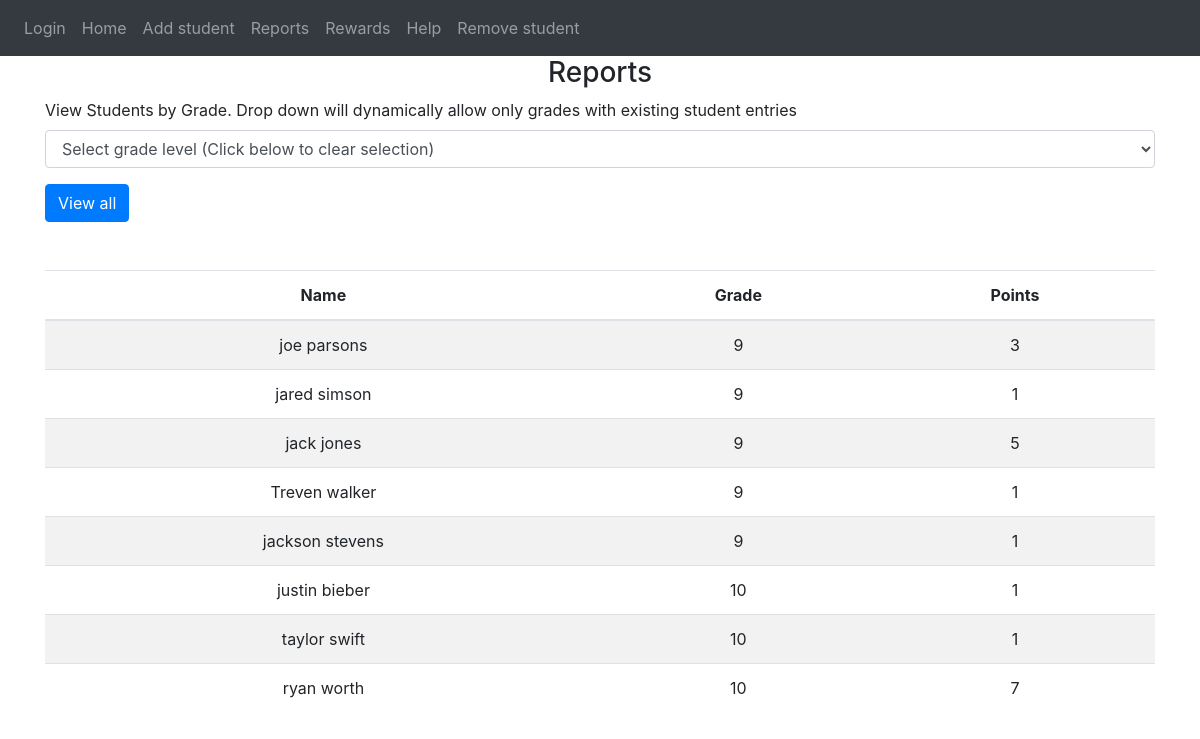
The page /reports on the database as committed earlier.
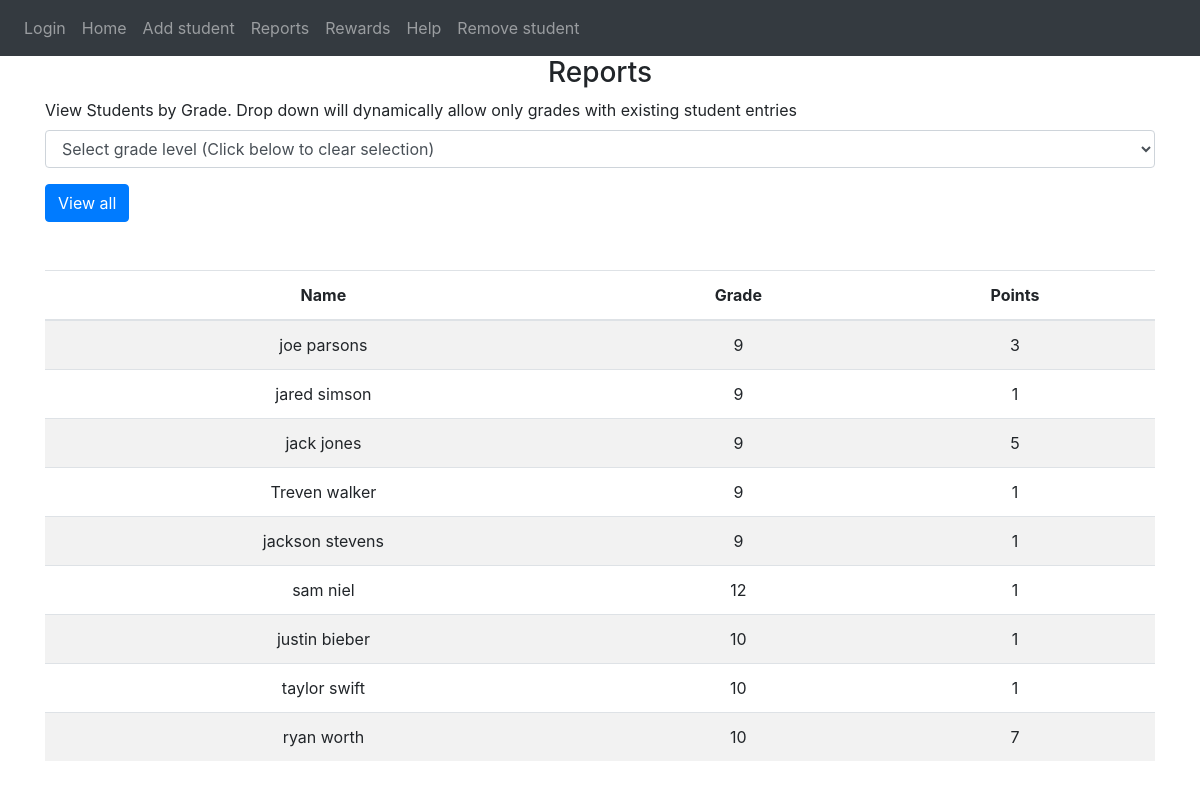
The same page on the database as committed later.
### website/models.py (models this page shows)
class User(db.Model, UserMixin):
    id = db.Column(db.Integer, primary_key=True )
    student_name = db.Column(db.String(150))
    event_name = db.Column(db.String(150))
    grade_level = db.Column(db.String(150))
    notes = db.relationship('Note')

### website/auth.py (the view)
@auth.route('/reports', methods=['GET','POST'])
def reports():
    if request.method == 'POST':
        grade_level = request.form.get('grades_field')
        flash('Grade level selected is ' + grade_level, category='success')
    else:
        grade_level = None
    uniqueStudentList = User.query.with_entities(User.student_name, User.grade_level).distinct()
    studentPointsList=[]
    grade_set = {}
    for eachUStd in uniqueStudentList:
        if eachUStd.grade_level not in grade_set.keys():
            grade_set[eachUStd.grade_level] = eachUStd.grade_level
        if grade_level is None or not grade_level or eachUStd.grade_level == grade_level:
            pointsPerStudent = User.query.filter_by(student_name=eachUStd.student_name).count()
            eachStudentPoint = []
            eachStudentPoint.append(eachUStd.student_name)
            eachStudentPoint.append(eachUStd.grade_level)
            eachStudentPoint.append(pointsPerStudent)
            studentPointsList.append(eachStudentPoint)
    studentPointsList.sort(key=lambda eachStudentPoint: eachStudentPoint[1], reverse=True)
    return render_template("reports.html", studentView=studentPointsList, gradesInput=grade_set)

### website/templates/reports.html (shortened to what this page needs)
{% extends "base.html" %} {% block title %}Changed{% endblock %}
{% block content %}
<form method="post">
  <h3 align="center">Reports</h3>
  <div class="form-group">
    <label align="center">View Students by Grade. Drop down will dynamically allow only grades with existing student entries</label>
    <select name="grades_field" class="form-control" method="GET" action="/">
      <option value="{{gradesInput[0]}}" selected> Select grade level (Click below to clear selection) </option>
    </select>
</div>
<button type="submit" class="btn btn-primary">View all</button>
</form>
<br />
<br />
 <table id="data" class="table table-striped">
  <thead>
    <tr align="center">
      <th>Name</th>
      <th>Grade</th>
      <th>Points</th>
    </tr>
  </thead>
  <tbody>
    {% for student in studentView %}
      <tr align="center">
        <td>{{ student[0]}}</td>
        <td>{{ student[1]}}</td>
        <td>{{ student[2]}}</td>
      </tr>
    {% endfor %}
  </tbody>
</table>
{% endblock %}

Rows that differ between the two databases and show on the page:
added User: student_name "sam niel", grade_level "12", student "1"
